Frame 1 (no input): blank canvas, image omitted
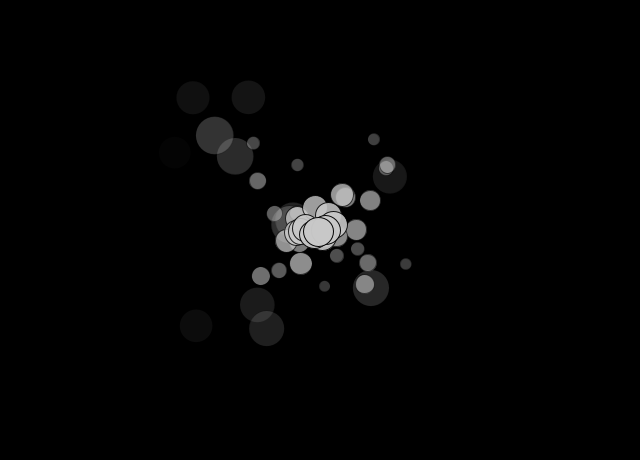
Frame 60 (the mouse pressed at the canvas centre just before this capture)
Frame 120 (the mouse held since frame 60 and released just before this capture): blank canvas, image omitted

The Processing sketch that drew this single still picture (run headless with seeded random() and noise(); from frame 60 on, the mouse is pressed at the canvas centre):

// Processing sketch: processing_94283
// ── processing_94283.pde

float bigger = 3;
ParticleSystem ps;
 
void setup() {
  size(640,460);
  ps = new ParticleSystem( new PVector(width/2,height/2));
}
 
void draw() {
  background(0);
  ps.run();
  ps.addParticle();
  
}
 
class ParticleSystem {
  ArrayList particles;
  // This particular ParticleSystem implementation
  // includes an origin point where each Particle begins.
  PVector origin; //[bold]

  ParticleSystem(PVector location) {
    origin = location.get();
    particles = new ArrayList();
  }
 
  void addParticle() {
    // The origin is passed to each Particle when it is added.
    particles.add(new Particle(origin)); //[bold]
  }
  
  void run() {
    
    for (int i = 0; i < particles.size(); i++) {
      Particle p = (Particle)particles.get(i);
      p.run();
    
    if (p.isDead()) {
      particles.remove(i);
    }
  }
    
 }
  
  
 }  // class particleSystem
 
 
class Particle {
  PVector location;
  PVector velocity;
  PVector acceleration;
  float lifespan;

  Particle(PVector l) {
    //[offset-up] For demonstration purposes we assign the Particle an initial velocity and constant acceleration.
    acceleration = new PVector(0,0);
    velocity = new PVector(random(-3,3),random(-3,3));
    location = l.get();
    lifespan = 255.0;
  }

  // Sometimes it’s convenient to have a “run”
  // function that calls all the other functions we need.
  void run() {
    update();
    display();
  }

  void update() {
    if(mousePressed) {
      if(mouseButton == LEFT) {
        float strength = 0.002;
        for(int i = 0; i < 100; i++){
           strength=0.001*i; // Staerke der Anziehung
        }
        applyAttraction(new PVector(mouseX, mouseY), strength);
      } 
      else 
      {    
        float strength=100.1; // Windstaerke
        for(int i = 0; i < 10; i++){
           strength=0.1*i/10; // Staerke der Anziehung
        } 
        applyWind(new PVector(mouseX, mouseY), strength);
      }
    }
    velocity.add(acceleration);
    location.add(velocity);
    lifespan -= 5.0;
  }

  void display() {
    stroke(0,lifespan);
    fill(200,lifespan);
    ellipse(location.x,location.y,8+bigger,8+bigger);
    bigger += 0.515;
    if(bigger > 30){
      bigger = 3;
    }
  }

  
  void applyAttraction(PVector targetPos, float strength) { 
    PVector difference = PVector.sub(targetPos, location); // Vektor von Particle zu Maus
    PVector force = PVector.mult(difference, strength+0.1);    // Kraft ist proportional zu Distanzvektor

    acceleration=force; 
  }
  
  void applyWind(PVector targetPos, float strength) {
    PVector difference = PVector.sub( location , targetPos); // Vektor von Particle zu Maus
    float distance = PVector.dist(location , targetPos);     // Entfernung zwischen Particle und Maus
    
    PVector force = PVector.mult(difference, strength/distance); // Kraft in Richtung des Differenzvektors
     
    acceleration=force; 
  }


  // Is the Particle alive or dead?
  boolean isDead() {
    if (lifespan < 0.0001) {
      return true;
    } else {
      return false;
    }
  }
}
